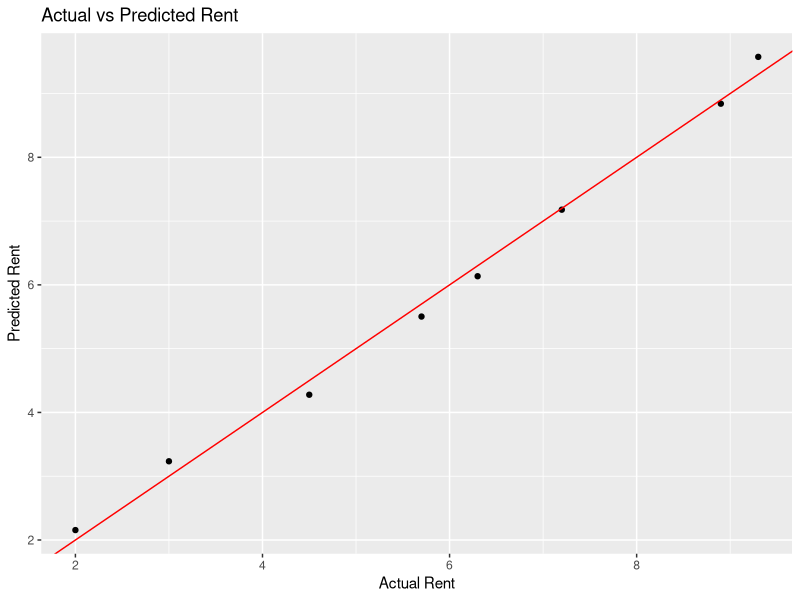

Recreate this plot in R.
# Filename: _074_multi_linear_regression.R
# Title: Multi linear regression in R
# Author: Raghava | GitHub: @raghavtwenty
# Date Created: June 29, 2024 | Last Updated: June 29, 2024
# Language: R | Version: 4.4.0

# Check if ggplot2 is installed, install it if necessary
if (!requireNamespace("ggplot2", quietly = TRUE)) {
  install.packages("ggplot2")
}

# Now load ggplot2
library(ggplot2)

# Continue with your code
# Read the dataset
house_data <- read.csv("datasets/house_data.csv")

# Display the dataset
print(house_data)

# Perform linear regression
model <- lm(rent ~ room + window + door, data = house_data)

# Summarize the model
summary(model)

# Plot the actual vs predicted rent values
predicted_rent <- predict(model, house_data)
house_data$predicted_rent <- predicted_rent

# Generate ggplot object
plot <- ggplot(house_data, aes(x = rent, y = predicted_rent)) +
  geom_point() +
  geom_abline(slope = 1, intercept = 0, color = "red") +
  labs(title = "Actual vs Predicted Rent",
       x = "Actual Rent",
       y = "Predicted Rent")

# Print the plot
print(plot)


# Function to predict rent based on user input
predict_rent <- function(new_room, new_window, new_door) {
  new_data <- data.frame(room = new_room, window = new_window, door = new_door)
  predicted_rent <- predict(model, new_data)
  return(predicted_rent)
}

# Example user input
new_room <- as.numeric(readline(prompt = "Enter the number of rooms: "))
new_window <- as.numeric(readline(prompt = "Enter the number of windows: "))
new_door <- as.numeric(readline(prompt = "Enter the number of doors: "))
predicted_rent_for_new_input <- predict_rent(new_room, new_window, new_door)

cat("Predicted rent for", new_room, "room(s),", new_window, "window(s), and", new_door, "door(s):", predicted_rent_for_new_input, "\n")
